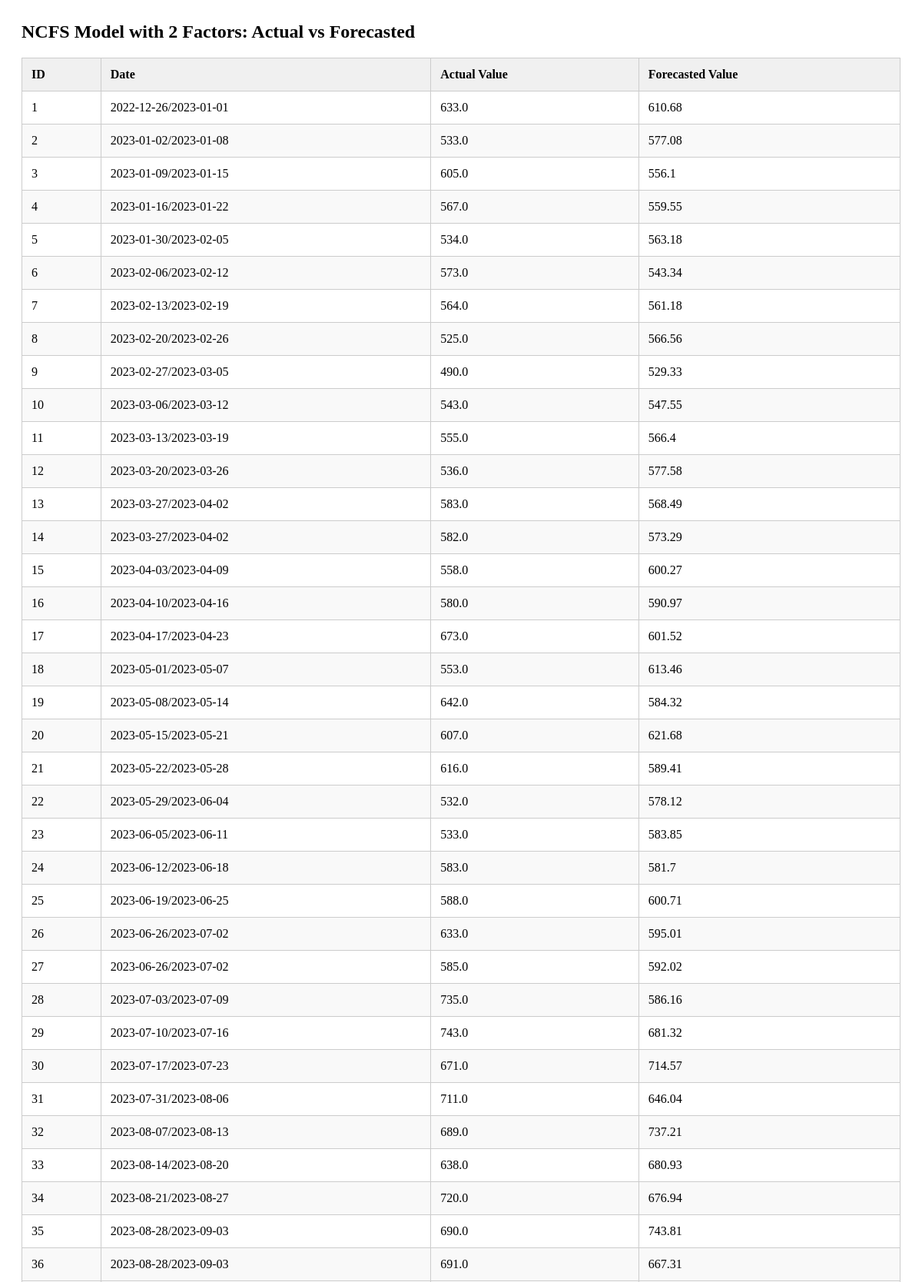
Page /table/ncfs2 (upper part) on the committed database.
### tables this page shows
CREATE TABLE ncfs2 (
        id INTEGER PRIMARY KEY AUTOINCREMENT,
        date TEXT,
        actual_value REAL,
        forecasted_value REAL
    );

### app/controllers/table_routes.py (the view)
@table_routes.route('/ncfs2')
def view_ncfs2():
    result = select_all_from(db.NCFS_TABLE + str(2))
    return render_template('view_ncfs2.html', title = 'NCFS 2', data = result)

### app/models/database.py (called while the page is built)
def get_db_cursor():
    if 'db' not in g:
        g.db = sqlite3.connect(current_app.config["DATABASE"])  # Connect to the database
        g.db.row_factory = sqlite3.Row                          # Configure rows to behave like dictionaries
    return g.db, g.db.cursor()

### app/services/data_handling/queries.py (called while the page is built)
def select_all_from(table):
    _, cursor = get_db_cursor()
    try:
        cursor.execute(f'SELECT * FROM {table}')
        return cursor.fetchall()
    except Exception as e:
        return handle_exception(e, context = msg.ERROR_SELECT + table)

### app/templates/view_ncfs2.html (shortened to what this page needs)
<section id="ncfs2" class="ncfs2 bg-white">
  <h2 class="section-title text-md font-extrabold text-blue">
    NCFS Model with 2 Factors: Actual vs Forecasted
  </h2>
  <table class="min-w-full mt-4 border border-gray-300">
    <thead>
      <tr class="table_row">
        <th>ID</th>
        <th>Date</th>
        <th>Actual Value</th>
        <th>Forecasted Value</th>
      </tr>
    </thead>
    <tbody>
      {% for row in data %}
      <tr>
        <td>{{ row['id'] }}</td>
        <td>{{ row['date'] }}</td>
        <td>{{ row['actual_value'] }}</td>
        <td>{{ row['forecasted_value'] }}</td>
      </tr>
      {% endfor %}
    </tbody>
  </table>
</section>

### app/templates/view_ncfs2.html (style rules this page uses)
.ncfs2 { padding: 20px; }
.section-title { margin: 0 0 20px; }
table { border-collapse: collapse; width: 100%; }
th, td { border: 1px solid #ccc; padding: 12px; text-align: left; }
th { background-color: #f0f0f0; }
tr:nth-child(even) { background-color: #f9f9f9; }

### rows in the picture
ncfs2: id "1", date "2022-12-26/2023-01-01", actual_value "633.0", forecasted_value "610.68"
ncfs2: id "2", date "2023-01-02/2023-01-08", actual_value "533.0", forecasted_value "577.08"
ncfs2: id "3", date "2023-01-09/2023-01-15", actual_value "605.0", forecasted_value "556.1"
ncfs2: id "4", date "2023-01-16/2023-01-22", actual_value "567.0", forecasted_value "559.55"
ncfs2: id "5", date "2023-01-30/2023-02-05", actual_value "534.0", forecasted_value "563.18"
ncfs2: id "6", date "2023-02-06/2023-02-12", actual_value "573.0", forecasted_value "543.34"
ncfs2: id "7", date "2023-02-13/2023-02-19", actual_value "564.0", forecasted_value "561.18"
ncfs2: id "8", date "2023-02-20/2023-02-26", actual_value "525.0", forecasted_value "566.56"
ncfs2: id "9", date "2023-02-27/2023-03-05", actual_value "490.0", forecasted_value "529.33"
ncfs2: id "10", date "2023-03-06/2023-03-12", actual_value "543.0", forecasted_value "547.55"
ncfs2: id "11", date "2023-03-13/2023-03-19", actual_value "555.0", forecasted_value "566.4"
ncfs2: id "12", date "2023-03-20/2023-03-26", actual_value "536.0", forecasted_value "577.58"
ncfs2: id "13", date "2023-03-27/2023-04-02", actual_value "583.0", forecasted_value "568.49"
ncfs2: id "14", date "2023-03-27/2023-04-02", actual_value "582.0", forecasted_value "573.29"
ncfs2: id "15", date "2023-04-03/2023-04-09", actual_value "558.0", forecasted_value "600.27"
ncfs2: id "16", date "2023-04-10/2023-04-16", actual_value "580.0", forecasted_value "590.97"
ncfs2: id "17", date "2023-04-17/2023-04-23", actual_value "673.0", forecasted_value "601.52"
ncfs2: id "18", date "2023-05-01/2023-05-07", actual_value "553.0", forecasted_value "613.46"
ncfs2: id "19", date "2023-05-08/2023-05-14", actual_value "642.0", forecasted_value "584.32"
ncfs2: id "20", date "2023-05-15/2023-05-21", actual_value "607.0", forecasted_value "621.68"
ncfs2: id "21", date "2023-05-22/2023-05-28", actual_value "616.0", forecasted_value "589.41"
ncfs2: id "22", date "2023-05-29/2023-06-04", actual_value "532.0", forecasted_value "578.12"
ncfs2: id "23", date "2023-06-05/2023-06-11", actual_value "533.0", forecasted_value "583.85"
ncfs2: id "24", date "2023-06-12/2023-06-18", actual_value "583.0", forecasted_value "581.7"
ncfs2: id "25", date "2023-06-19/2023-06-25", actual_value "588.0", forecasted_value "600.71"
ncfs2: id "26", date "2023-06-26/2023-07-02", actual_value "633.0", forecasted_value "595.01"
ncfs2: id "27", date "2023-06-26/2023-07-02", actual_value "585.0", forecasted_value "592.02"
ncfs2: id "28", date "2023-07-03/2023-07-09", actual_value "735.0", forecasted_value "586.16"
ncfs2: id "29", date "2023-07-10/2023-07-16", actual_value "743.0", forecasted_value "681.32"
ncfs2: id "30", date "2023-07-17/2023-07-23", actual_value "671.0", forecasted_value "714.57"
ncfs2: id "31", date "2023-07-31/2023-08-06", actual_value "711.0", forecasted_value "646.04"
ncfs2: id "32", date "2023-08-07/2023-08-13", actual_value "689.0", forecasted_value "737.21"
ncfs2: id "33", date "2023-08-14/2023-08-20", actual_value "638.0", forecasted_value "680.93"
ncfs2: id "34", date "2023-08-21/2023-08-27", actual_value "720.0", forecasted_value "676.94"
ncfs2: id "35", date "2023-08-28/2023-09-03", actual_value "690.0", forecasted_value "743.81"
ncfs2: id "36", date "2023-08-28/2023-09-03", actual_value "691.0", forecasted_value "667.31"
